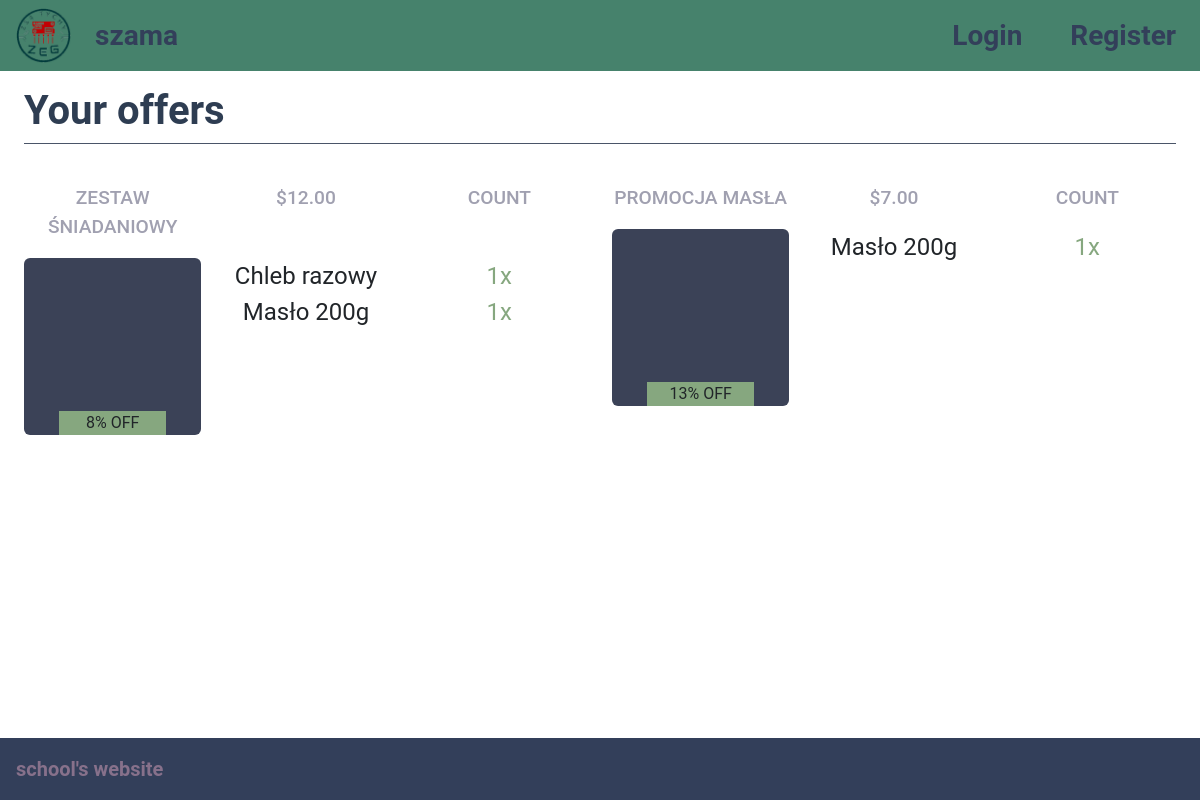
Page /src/offers.php on the earlier database version.
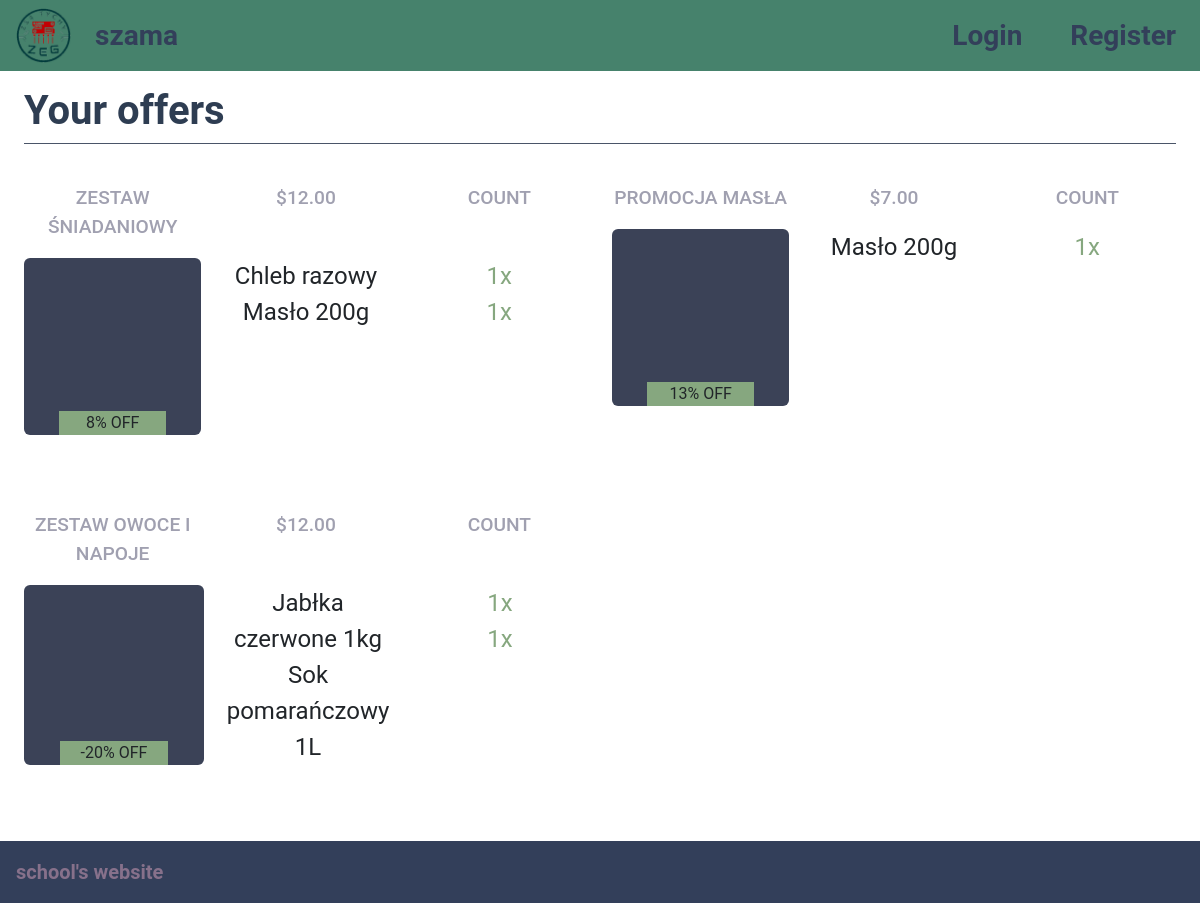
Same page on the later database version.
### tables this page shows
CREATE TABLE offers (
    id INT AUTO_INCREMENT PRIMARY KEY,
    name VARCHAR(255) NOT NULL,
    price INTEGER NOT NULL CHECK (price > 0),
    created_at DATETIME NOT NULL DEFAULT CURRENT_TIMESTAMP
);

CREATE TABLE offer_products (
    offer_id INT NOT NULL,
    product_id INT NOT NULL,
    quantity INTEGER NOT NULL CHECK (quantity > 0),
    PRIMARY KEY (offer_id, product_id),
    FOREIGN KEY (offer_id) REFERENCES offers(id) ON DELETE CASCADE,
    FOREIGN KEY (product_id) REFERENCES products(id) ON DELETE RESTRICT
);

CREATE TABLE products (
    id INT AUTO_INCREMENT PRIMARY KEY,
    name VARCHAR(255) NOT NULL,
    category VARCHAR(255) NOT NULL,
    picture VARCHAR(255) UNIQUE NOT NULL,
    price_cents INTEGER NOT NULL CHECK (price_cents > 0),
    discount_percent INTEGER CHECK (discount_percent BETWEEN 0 AND 100),
    stock INTEGER NOT NULL CHECK (stock >= 0)
);

### src/offers.php (the view, shortened to what this page needs)
<!DOCTYPE html>
<html lang="pl">
<head>
    <link href="https://cdn.jsdelivr.net/npm/bootstrap@5.3.3/dist/css/bootstrap.min.css" rel="stylesheet">
    <link rel="stylesheet" href="styl.css">
</head>
<body class="vh-100 d-flex flex-column">
<?php
require_once __DIR__ . '/header.php';
require_once __DIR__ . '/db.php';
$offers = [];
try {
    $stmt = $conn->query('SELECT id, name, price FROM offers ORDER BY created_at DESC');
    $offers = $stmt->fetchAll();
} catch (Exception $e) {
    $offers = [];
}
function getOfferProducts($conn, $offerId) {
    try {
        $stmt = $conn->prepare('
            SELECT p.name, op.quantity, p.price_cents
            FROM offer_products op
            JOIN products p ON op.product_id = p.id
            WHERE op.offer_id = ?
            ORDER BY p.name
        ');
        $stmt->execute([$offerId]);
        return $stmt->fetchAll();
    } catch (Exception $e) {
        return [];
    }
}
function calculateDiscount($conn, $offerId, $offerPrice) {
    $products = getOfferProducts($conn, $offerId);
    $totalProductPrice = 0;
    foreach ($products as $product) {
        $totalProductPrice += $product['price_cents'] * $product['quantity'];
    }
    $discount = (($totalProductPrice - $offerPrice) / $totalProductPrice) * 100;
    return round($discount, 0);
}
?>
    <div class="flex-fill container-fluid px-4 py-3 overflow-auto">
        <h3 class="display-6 fw-bold mb-4 border-bottom pb-2" style="color: #2e3d52; border-color: #4a5568 !important;">Your offers</h3>
        <div class="row">
            <?php if (!empty($offers)): ?>
                <?php foreach ($offers as $offer): ?>
                    <?php
                        $offerProducts = getOfferProducts($conn, $offer['id']);
                        $discountPercent = calculateDiscount($conn, $offer['id'], $offer['price']);
                    ?>
            <div class="col-md-6 mb-5">
                <div>
                    <div class="text-center" style="display: grid; grid-template-columns: 1fr 1fr 1fr; gap: 1rem; padding: 1rem 0; color: #a0a0b0; font-size: 1.2rem; font-weight: 500; text-transform: uppercase; padding-bottom: 0">
                        <div><?= htmlspecialchars($offer['name']) ?></div>
                        <div>$<?= number_format($offer['price'] / 100, 2) ?></div>
                        <div>count</div>
                    </div>
                    <div class="text-center" style="display: grid; grid-template-columns: 1fr 1fr 1fr; gap: 1rem; padding: 0.75rem 0; padding-top: 0">
                        <div class="rounded d-flex flex-column justify-content-end" style="width: 100%; aspect-ratio: 1/1; background-color: #3b4257 !important;">
                            <div class="mx-auto" style="background-color: #86A77F; width: 60%;"><?= htmlspecialchars($discountPercent) ?>% OFF</div>
                        </div>
                        <div class="fs-4">
                            <?php foreach ($offerProducts as $product): ?>
                            <div><?= htmlspecialchars($product['name']) ?></div>
                            <?php endforeach; ?>
                        </div>
                        <div class="fs-4" style="color: #86A77F;">
                            <?php foreach ($offerProducts as $product): ?>
                            <div><?= htmlspecialchars($product['quantity']) ?>x</div>
                            <?php endforeach; ?>
                        </div>
                    </div>
                </div>
            </div>
                <?php endforeach; ?>
            <?php endif; ?>
        </div>
    </div>
    <div class="p-3 footer text-lowercase fs-5">School's website</div>
</body>
</html>

### src/header.php (shortened to what this page needs)
<?php
$loggedIn = !empty($_SESSION['user_id']);
?>
<div class="header text-lowercase fs-4 d-flex align-items-center gap-4 dropdown p-2 ps-3">
    <div class="my-auto">
        <a href="main.php"><img src="../design/photos/zeg-icon.png" style="width: 55px;"></a>
    </div>
    <div class="my-auto flex-fill fs-3">
        <a href="main.php">Szama</a>
    </div>
    <div class="d-none d-md-flex gap-5 my-auto fs-3 me-3">
<?php if ($loggedIn): ?>
        <a class="text-capitalize" href="profile.php">Profile</a>
        <a class="text-capitalize" href="checkout.php">Checkout</a>
        <a class="text-capitalize" href="notifications.php">Notifications</a>
        <a class="text-capitalize" href="offers.php">Offers</a>
        <a class="text-capitalize" href="manage.php">Manage</a>
<?php else: ?>
        <a class="text-capitalize" href="login.php">Login</a>
        <a class="text-capitalize" href="register.php">Register</a>
<?php endif; ?>
    </div>
</div>

### src/styl.css (style rules this page uses)
* { font-family: "Roboto"; }
.header, .footer { font-weight: bolder; }
.header { background-color: #46826C; color: #333F5A; }
.footer, .darkColor { background-color: #333F5A; color: #87718B; }
a { color: #333F5A; text-decoration: none; }

Differences in the rows shown:
added offers: name "ZESTAW OWOCE I NAPOJE", $offer['price']/100 "12.00", discountPercent "-20"
added offer_products: product.name "Jabłka czerwone 1kg", quantity "1"
added offer_products: product.name "Sok pomarańczowy 1L", quantity "1"
